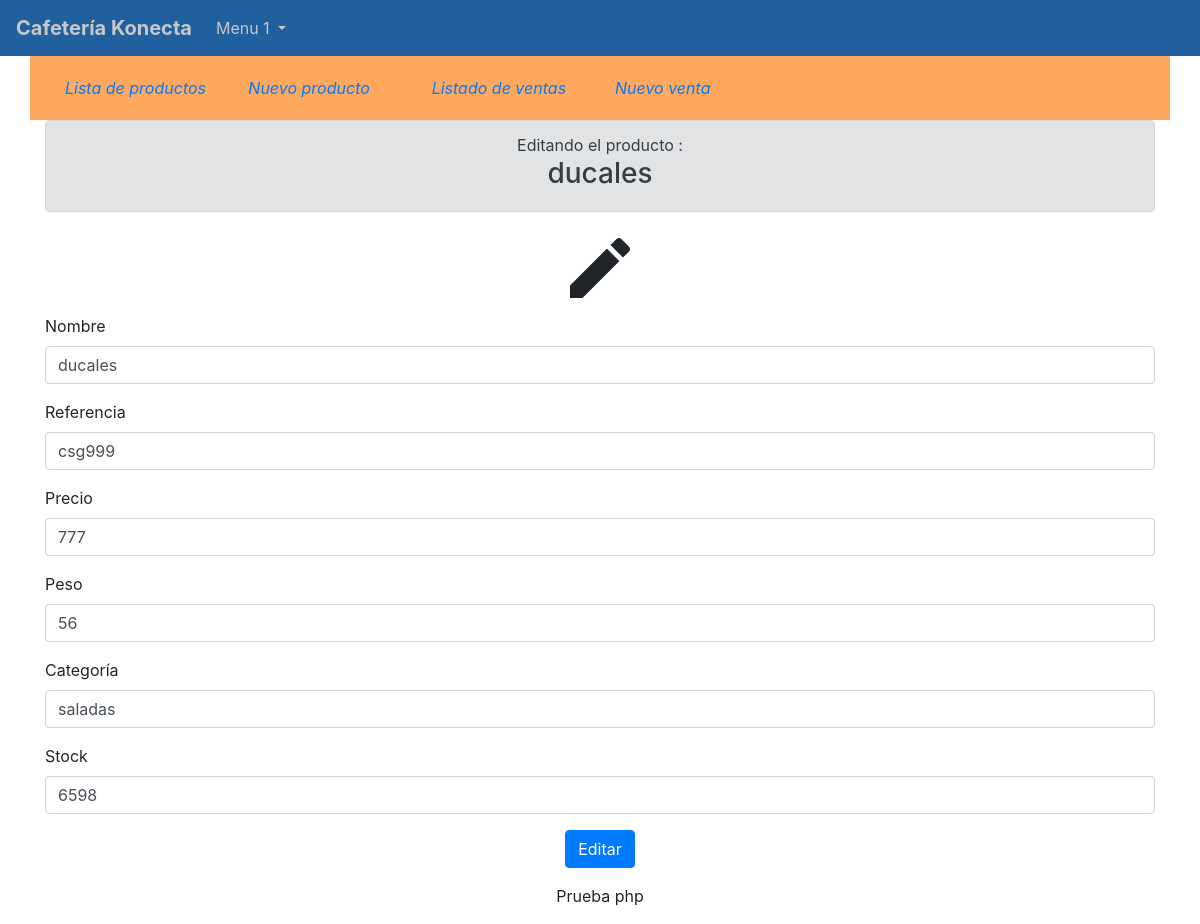
Page /index.php?page=editar&id=1&folder=productos on the committed database.
### tables this page shows
CREATE TABLE IF NOT EXISTS `productos` (
  `id` int(11) NOT NULL AUTO_INCREMENT,
  `nombre` varchar(250) NOT NULL,
  `referencia` varchar(250) NOT NULL,
  `precio` int(11) NOT NULL,
  `peso` int(11) NOT NULL,
  `categoria` varchar(100) NOT NULL,
  `stock` int(11) NOT NULL,
  `create_date` date NOT NULL,
  PRIMARY KEY (`id`)
);

### index.php (called while the page is built, shortened)
<?php
	include 'views/base_header.php';
	$page   =isset($_GET['page'])?$_GET['page']:'listado';
	$folder =isset($_GET['folder'])?$_GET['folder']:'productos';;
	include 'views/'.$folder.'/'.$page.'.php';
	include 'views/base_footer.php';

### config/conexion.php (called while the page is built, shortened)
<?php
	class Conexion{
        private $password;
		private $dataBase;
		private $host;
		private $user;
		public function __construct(){
			$this->host     ="localhost";
			$this->user     ="root";
			$this->password ="";
			$this->dataBase ="konectacafe";
		}
		public function conectarse(){
			$enlace = mysqli_connect($this->host, $this->user, $this->password, $this->dataBase);
			return($enlace);
		}
	}
?>

### model/Product_model.php (called while the page is built, shortened)
<?php
	include dirname(__file__,2)."/config/conexion.php";
	class Product
	{
		private $link;
		function __construct()
		{
			$this->conn   = new Conexion();
			$this->link   = $this->conn->conectarse();
		}
		public function getProductById($id=NULL){
			if(!empty($id)){
				$query  ="SELECT * FROM productos WHERE id=".$id;
				$result =mysqli_query($this->link,$query);
				$data   =array();
				while ($data[]=mysqli_fetch_assoc($result));
				array_pop($data);
				return $data;
			}else{
				return false;
			}
		}
    }
?>

### views/productos/editar.php (the view, shortened to what this page needs)
<?php
  include './model/Product_model.php';
  $producto     = new Product();
  $id       = isset($_GET['id'])?$_GET['id']:null;
  $productos    = $producto->getProductById($id);
  if($productos){
    $nombre     =$productos[0]['nombre'];
    $referencia =$productos[0]['referencia'];
    $precio    =$productos[0]['precio'];
    $peso    =$productos[0]['peso'];
    $categoria    =$productos[0]['categoria'];
    $stock    =$productos[0]['stock'];
  }
	include 'toolbar.php';
?>
<form action="./controller/Productos.php?folder=<?= $_GET['folder']; ?>" method="POST">
  <div class="row">
    <div class="col text-center">
    <div class="alert alert-secondary" role="alert">
        Editando el producto :<h3> <?php echo $nombre ?></h3>
        </div>
      <i class="material-icons" style="font-size: 80px;">edit</i>
    </div>
  </div>
  <div class="form-group">
  	 <label for="nombre">Nombre</label>
    <input type="text" class="form-control" id="nombre" name="nombre" placeholder="Nombre del producto" autofocus required value="<?php echo $nombre; ?>">
  </div>
  <div class="form-group">
  	 <label for="referencia">Referencia</label>
    <input type="text" class="form-control" id="referencia" name="referencia" placeholder="referencia del producto" required value="<?php echo $referencia; ?>">
  </div>
  <div class="form-group">
  	 <label for="precio">Precio</label>
    <input type="number" class="form-control" id="precio" name="precio" placeholder="Precio del producto" required value="<?php echo $precio; ?>">
  </div>
  <div class="form-group">
  	 <label for="peso">Peso</label>
    <input type="number" class="form-control" id="peso" name="peso" placeholder="Peso del producto" required value="<?php echo $peso; ?>">
  </div>
  <div class="form-group">
  	 <label for="categoria">Categoría</label>
    <input type="text" class="form-control" id="categoria" name="categoria" placeholder="Categoría del producto" required value="<?php echo $categoria; ?>">
  </div>
  <div class="form-group">
  	 <label for="stock">Stock</label>
    <input type="number" class="form-control" id="stock" name="stock" placeholder="Stock del producto" required value="<?php echo $stock; ?>">
  </div>
  <div class="form-group text-center">
  	<input type="submit" name="edit" value="Editar" class="btn btn-primary">
  </div>
</form>

### rows in the picture
productos: nombre "ducales", referencia "csg999", precio "777", peso "56", categoria "saladas", stock "6598"
